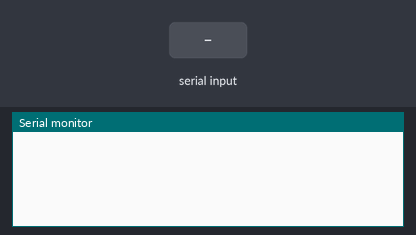
Simulated run of this sketch. Board: Arduino Uno, built with avr-gcc and run on an emulated ATmega328P. Shown: the last lines printed to the serial monitor. Inputs (shaded band) come from the test bench.

Above: at 1.2 s.
1.3 s: "90,45\n" received over Serial
At 1.8 s:
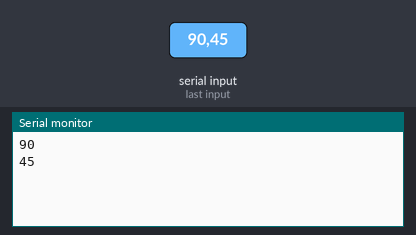
2.8 s: "30,150\n" received over Serial
At 4.9 s:
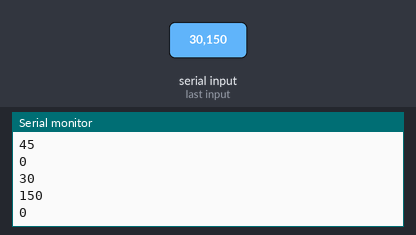
Timing chart, 0 to 6.4 s (numbered marks = the images above; inputs shaded):
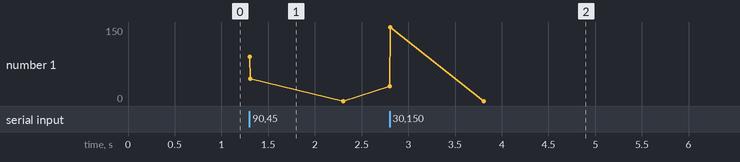

The sketch:

Read_Integer_Arduino_JetsonNano.ino
```cpp
void setup() {
  Serial.begin(9600);
  while (!Serial) {
}
}

void loop() {
 if (Serial.available() > 0)
    {
     int temp=Serial.parseInt();
     //if (temp>=0){
       Serial.println(temp);
     //}

    }
}
```

Measured:
- after the input at 1.3 s, the serial monitor: prints a new line at once (image 1)
- after the input at 2.8 s, the serial monitor: prints a new line at once (image 2)
